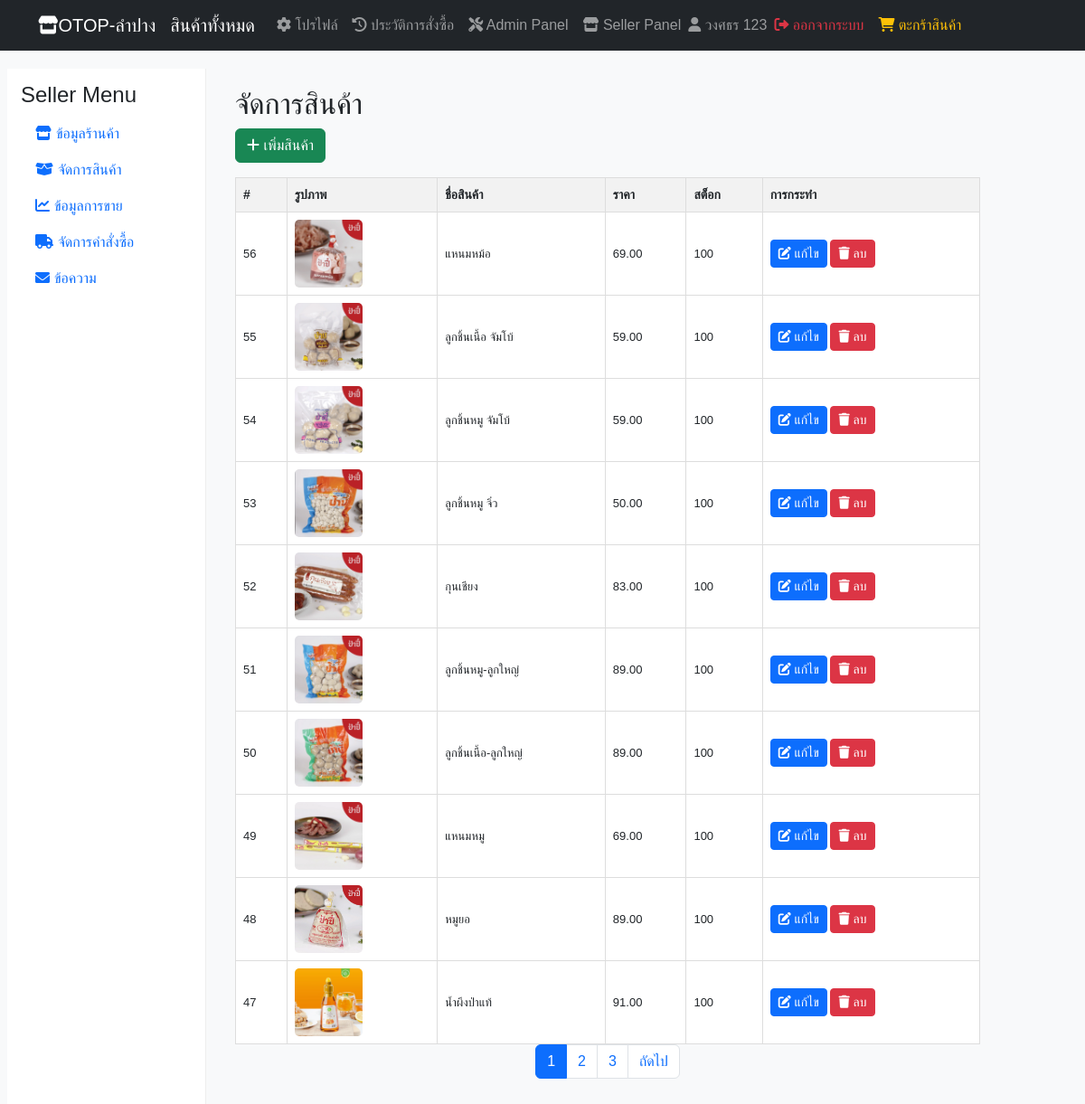
The page /Seller_dashboard/manage_products.php (signed in) on the database its author committed.
### tables this page shows
CREATE TABLE `users` (
  `user_id` int(11) NOT NULL,
  `username` varchar(50) NOT NULL,
  `email` varchar(100) NOT NULL,
  `password` varchar(255) NOT NULL,
  `first_name` varchar(50) DEFAULT NULL,
  `last_name` varchar(50) DEFAULT NULL,
  `created_at` timestamp NOT NULL DEFAULT current_timestamp(),
  `reset_token` varchar(255) DEFAULT NULL,
  `reset_token_expires` int(11) DEFAULT NULL,
  `phone_number` varchar(20) DEFAULT NULL,
  `address` text DEFAULT NULL,
  `is_active` tinyint(1) NOT NULL DEFAULT 1
);

CREATE TABLE `featured_products` (
  `id` int(11) NOT NULL,
  `seller_id` int(11) NOT NULL,
  `name` varchar(100) NOT NULL,
  `description` text DEFAULT NULL,
  `price` decimal(10,2) NOT NULL CHECK (`price` >= 0),
  `image` varchar(255) DEFAULT NULL,
  `created_at` timestamp NOT NULL DEFAULT current_timestamp(),
  `category_id` int(11) DEFAULT NULL,
  `stock` int(11) NOT NULL DEFAULT 0 CHECK (`stock` >= 0),
  `is_active` tinyint(1) DEFAULT 1
);

### Seller_dashboard/manage_products.php (the view, shortened to what this page needs)
<?php
include "../inc/db_config.php";
$user_id = (int)$_SESSION['user_id'];
$sql_check_seller = "SELECT seller_id FROM sellers WHERE user_id = ?";
$stmt_check_seller = $conn->prepare($sql_check_seller);
$stmt_check_seller->bind_param("i", $user_id);
$stmt_check_seller->execute();
$result_check_seller = $stmt_check_seller->get_result();
$seller_id = (int)$result_check_seller->fetch_assoc()['seller_id'];
$products_per_page = 10;
$page = isset($_GET["page"]) ? (int)$_GET["page"] : 1;
$start_from = ($page - 1) * $products_per_page;
$sql = "SELECT * FROM featured_products WHERE seller_id = ? ORDER BY id DESC LIMIT ?, ?";
$stmt = $conn->prepare($sql);
$stmt->bind_param("iii", $seller_id, $start_from, $products_per_page);
$stmt->execute();
$result = $stmt->get_result();
$products = [];
if ($result->num_rows > 0) {
    while ($row = $result->fetch_assoc()) {
        $products[] = $row;
    }
}
$sql_count = "SELECT COUNT(*) AS total FROM featured_products WHERE seller_id = ?";
$stmt_count = $conn->prepare($sql_count);
$stmt_count->bind_param("i", $seller_id);
$stmt_count->execute();
$result_count = $stmt_count->get_result();
$total_records = $result_count->fetch_assoc()['total'];
$total_pages = ceil($total_records / $products_per_page);
?>
    <!DOCTYPE html>
    <html lang="th">
    <head>
        <link href="https://cdn.jsdelivr.net/npm/bootstrap@5.3.0/dist/css/bootstrap.min.css" rel="stylesheet">
        <link rel="stylesheet" href="https://cdnjs.cloudflare.com/ajax/libs/font-awesome/6.0.0/css/all.min.css" />
    </head>
    <body>
    <?php include('navbar.php'); ?>
    <div class="container-fluid seller-panel">
        <div class="row">
            <?php include('_sidebar.php'); ?>
            <main role="main" class="col-md-9 content">
                <div class="container">
                    <h2>จัดการสินค้า</h2>
                    <a href="add_product.php" class="btn btn-success mb-3"><i class="fas fa-plus"></i> เพิ่มสินค้า</a>
                    <?php if (empty($products)): ?>
                        <p>ไม่มีสินค้าในร้านของคุณ</p>
                    <?php else: ?>
                        <div class="table-responsive">
                            <table class="table">
                                <thead>
                                <tr>
                                    <th>#</th>
                                    <th>รูปภาพ</th>
                                    <th>ชื่อสินค้า</th>
                                    <th>ราคา</th>
                                    <th>สต็อก</th>
                                    <th>การกระทำ</th>
                                </tr>
                                </thead>
                                <tbody>
                                <?php foreach ($products as $product): ?>
                                    <tr>
                                        <td><?php echo htmlspecialchars($product['id']); ?></td>
                                        <td>
                                            <img src="../uploads/สินค้า/<?php echo htmlspecialchars($product['image']); ?>" alt="<?php echo htmlspecialchars($product['name']); ?>" class="product-image">
                                        </td>
                                        <td><?php echo htmlspecialchars($product['name']); ?></td>
                                        <td><?php echo htmlspecialchars($product['price']); ?></td>
                                        <td><?php echo htmlspecialchars($product['stock']); ?></td>
                                        <td class="action-buttons">
                                            <a href="edit_product.php?id=<?php echo htmlspecialchars($product['id']); ?>" class="btn btn-primary btn-sm"><i class="fas fa-edit"></i> แก้ไข</a>
                                            <a href="delete_product.php?id=<?php echo htmlspecialchars($product['id']); ?>" class="btn btn-danger btn-sm" onclick="return confirm('คุณต้องการลบสินค้านี้ใช่หรือไม่?')"><i class="fas fa-trash"></i> ลบ</a>
                                        </td>
                                    </tr>
                                <?php endforeach; ?>
                                </tbody>
                            </table>
                        </div>
                        <nav aria-label="Page navigation">
                            <ul class="pagination justify-content-center">
                                <?php if ($total_pages > 1): ?>
                                    <?php for ($i = 1; $i <= $total_pages; $i++): ?>
                                        <li class="page-item <?php echo ($i == $page) ? 'active' : ''; ?>"><a class="page-link" href="manage_products.php?page=<?php echo $i; ?>"><?php echo $i; ?></a></li>
                                    <?php endfor; ?>
                                    <?php if ($page < $total_pages): ?>
                                        <li class="page-item"><a class="page-link" href="manage_products.php?page=<?php echo $page + 1; ?>">ถัดไป</a></li>
                                    <?php endif; ?>
                                <?php endif; ?>
                            </ul>
                        </nav>
                    <?php endif; ?>
                </div>
            </main>
        </div>
    </div>
    </body>
    </html>

### Seller_dashboard/navbar.php (shortened to what this page needs)
<?php
require_once "../inc/db_config.php";
function getUserRoles($conn, $user_id) {
    $roles = array();
    $sql = "SELECT role_id FROM user_roles WHERE user_id = ?";
    $stmt = $conn->prepare($sql);
    $stmt->bind_param("i", $user_id);
    $stmt->execute();
    $result = $stmt->get_result();
    while ($row = $result->fetch_assoc()) {
        $roles[] = $row['role_id'];
    }
    return $roles;
}
?>
<nav class="navbar navbar-expand-lg navbar-dark bg-dark">
    <div class="container">
        <a class="navbar-brand" href="../index.php">
            <i class="fas fa-store mr-2"></i>OTOP-ลำปาง
        </a>
        <a class="navbar-brand" href="../products_all.php">
            สินค้าทั้งหมด
        </a>
        <div class="collapse navbar-collapse" id="navbarNav">
            <ul class="navbar-nav ml-auto align-items-center">
                <?php if (isset($_SESSION['user_id'])) :
                    $user_id = $_SESSION['user_id'];
                    $roles = getUserRoles($conn, $user_id);
                    $sql_user = "SELECT first_name, last_name FROM users WHERE user_id = ?";
                    $stmt_user = $conn->prepare($sql_user);
                    $stmt_user->bind_param("i", $user_id);
                    $stmt_user->execute();
                    $result_user = $stmt_user->get_result();
                    $user = $result_user->fetch_assoc();
                    $username = $user['first_name'] . ' ' . $user['last_name'];
                    ?>
                    <li class="nav-item">
                        <a class="nav-link" href="../profile.php"><i class="fas fa-cog mr-1"></i> โปรไฟล์</a>
                    </li>
                    <li class="nav-item">
                        <a class="nav-link" href="../orders_history.php"><i class="fas fa-history mr-1"></i> ประวัติการสั่งซื้อ</a>
                    </li>
                    <?php if (in_array(1, $roles)) : ?>
                    <li class="nav-item">
                        <a class="nav-link" href="../Admin_dashboard/dashboard.php"><i class="fas fa-tools mr-1"></i> Admin Panel</a>
                    </li>
                <?php endif; ?>
                    <?php if (in_array(2, $roles)) : ?>
                    <li class="nav-item">
                        <a class="nav-link" href="seller_panel.php"><i class="fas fa-store mr-1"></i> Seller Panel</a>
                    </li>
                <?php endif; ?>
                    <li class="nav-item">
                        <span class="navbar-text"><i class="fas fa-user mr-1"></i> <?php echo htmlspecialchars($username); ?></span>
                    </li>
                    <li class="nav-item">
                        <a class="nav-link text-danger" href="../logout.php"><i class="fas fa-sign-out-alt mr-1"></i> ออกจากระบบ</a>
                    </li>
                <?php endif; ?>
                <li class="nav-item">
                    <a class="nav-link text-warning" href="../cart.php"><i class="fas fa-shopping-cart mr-1"></i> ตะกร้าสินค้า</a>
                </li>
            </ul>
        </div>
    </div>
</nav>

### Seller_dashboard/manage_products.php (style rules this page uses)
body { font-family: 'Arial', sans-serif; background-color: #f8f9fa; }
.seller-panel { padding: 20px; }
.content { padding: 20px; }
.table-responsive { overflow-x: auto; }
.product-image { width: 75px; height: 75px; object-fit: cover; border-radius: 5px; }
.table { width: 100%; border-collapse: collapse; margin-bottom: 0; }
.table th, .table td { border: 1px solid #ddd; padding: 8px; text-align: left; vertical-align: middle; }
.table th { background-color: #f2f2f2; font-size: 14px; }
.table td { font-size: 13px; }
.action-buttons { white-space: nowrap; }

### rows shown on the page
users: username "วงศธร 123"
featured_products: id "56", image+name (picture), name "แหนมหม้อ", price "69.00", stock "100"
featured_products: id "55", image (picture), name "ลูกชิ้นเนื้อ จัมโบ้", price "59.00", stock "100"
featured_products: id "54", image (picture), name "ลูกชิ้นหมู จัมโบ้", price "59.00", stock "100"
featured_products: id "53", image (picture), name "ลูกชิ้นหมู จิ๋ว", price "50.00", stock "100"
featured_products: id "52", image+name (picture), name "กุนเชียง", price "83.00", stock "100"
featured_products: id "51", image+name (picture), name "ลูกชิ้นหมู-ลูกใหญ่", price "89.00", stock "100"
featured_products: id "50", image+name (picture), name "ลูกชิ้นเนื้อ-ลูกใหญ่", price "89.00", stock "100"
featured_products: id "49", image+name (picture), name "แหนมหมู", price "69.00", stock "100"
featured_products: id "48", image+name (picture), name "หมูยอ", price "89.00", stock "100"
featured_products: id "47", image+name (picture), name "น้ำผึงป่าแท้", price "91.00", stock "100"
